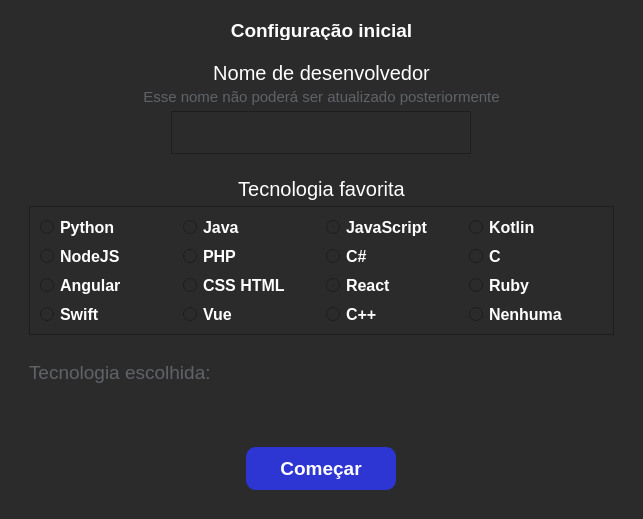
<?xml version="1.0" encoding="UTF-8"?>
<ui version="4.0">
 <class>Login</class>
 <widget class="QDialog" name="Login">
  <property name="windowModality">
   <enum>Qt::WindowModal</enum>
  </property>
  <property name="geometry">
   <rect>
    <x>0</x>
    <y>0</y>
    <width>643</width>
    <height>519</height>
   </rect>
  </property>
  <property name="minimumSize">
   <size>
    <width>643</width>
    <height>519</height>
   </size>
  </property>
  <property name="maximumSize">
   <size>
    <width>643</width>
    <height>519</height>
   </size>
  </property>
  <property name="windowTitle">
   <string>Chat developer </string>
  </property>
  <property name="windowIcon">
   <iconset resource="../resources/resources.qrc">
    <normaloff>:/icons/logo_chat.png</normaloff>:/icons/logo_chat.png</iconset>
  </property>
  <property name="styleSheet">
   <string notr="true">background-color: rgb(43, 43, 43);</string>
  </property>
  <property name="modal">
   <bool>true</bool>
  </property>
  <layout class="QVBoxLayout" name="verticalLayout">
   <item>
    <widget class="QFrame" name="frame">
     <property name="minimumSize">
      <size>
       <width>604</width>
       <height>501</height>
      </size>
     </property>
     <property name="maximumSize">
      <size>
       <width>626</width>
       <height>501</height>
      </size>
     </property>
     <property name="frameShape">
      <enum>QFrame::NoFrame</enum>
     </property>
     <property name="frameShadow">
      <enum>QFrame::Raised</enum>
     </property>
     <layout class="QVBoxLayout" name="verticalLayout_2">
      <property name="spacing">
       <number>9</number>
      </property>
      <property name="bottomMargin">
       <number>0</number>
      </property>
      <item>
       <widget class="QLabel" name="label">
        <property name="maximumSize">
         <size>
          <width>16777215</width>
          <height>20</height>
         </size>
        </property>
        <property name="font">
         <font>
          <pointsize>14</pointsize>
          <weight>75</weight>
          <bold>true</bold>
         </font>
        </property>
        <property name="styleSheet">
         <string notr="true">color:white</string>
        </property>
        <property name="text">
         <string>Configuração inicial</string>
        </property>
        <property name="alignment">
         <set>Qt::AlignCenter</set>
        </property>
       </widget>
      </item>
      <item>
       <widget class="QFrame" name="frame_2">
        <property name="frameShape">
         <enum>QFrame::NoFrame</enum>
        </property>
        <property name="frameShadow">
         <enum>QFrame::Raised</enum>
        </property>
        <layout class="QVBoxLayout" name="verticalLayout_4">
         <property name="spacing">
          <number>0</number>
         </property>
         <property name="leftMargin">
          <number>0</number>
         </property>
         <property name="topMargin">
          <number>11</number>
         </property>
         <property name="rightMargin">
          <number>0</number>
         </property>
         <property name="bottomMargin">
          <number>0</number>
         </property>
         <item alignment="Qt::AlignVCenter">
          <widget class="QFrame" name="frame_3">
           <property name="maximumSize">
            <size>
             <width>16777215</width>
             <height>117</height>
            </size>
           </property>
           <property name="frameShape">
            <enum>QFrame::NoFrame</enum>
           </property>
           <property name="frameShadow">
            <enum>QFrame::Raised</enum>
           </property>
           <layout class="QVBoxLayout" name="verticalLayout_3">
            <property name="spacing">
             <number>5</number>
            </property>
            <property name="leftMargin">
             <number>0</number>
            </property>
            <property name="topMargin">
             <number>3</number>
            </property>
            <property name="rightMargin">
             <number>0</number>
            </property>
            <property name="bottomMargin">
             <number>0</number>
            </property>
            <item>
             <widget class="QLabel" name="label_2">
              <property name="maximumSize">
               <size>
                <width>16777215</width>
                <height>20</height>
               </size>
              </property>
              <property name="font">
               <font>
                <pointsize>15</pointsize>
               </font>
              </property>
              <property name="styleSheet">
               <string notr="true">color:white</string>
              </property>
              <property name="text">
               <string>Nome de desenvolvedor</string>
              </property>
              <property name="alignment">
               <set>Qt::AlignCenter</set>
              </property>
             </widget>
            </item>
            <item>
             <widget class="QLabel" name="label_8">
              <property name="font">
               <font>
                <pointsize>11</pointsize>
               </font>
              </property>
              <property name="styleSheet">
               <string notr="true">color:#5f6368</string>
              </property>
              <property name="text">
               <string>Esse nome não poderá ser atualizado posteriormente</string>
              </property>
              <property name="alignment">
               <set>Qt::AlignCenter</set>
              </property>
             </widget>
            </item>
            <item alignment="Qt::AlignHCenter|Qt::AlignVCenter">
             <widget class="QLineEdit" name="input_nome">
              <property name="minimumSize">
               <size>
                <width>300</width>
                <height>0</height>
               </size>
              </property>
              <property name="font">
               <font>
                <pointsize>13</pointsize>
               </font>
              </property>
              <property name="styleSheet">
               <string notr="true">QLineEdit{
padding:10px;color:white;outline:0;border:1px solid  rgb(30, 30, 30)
}
QLineEdit:focus{
	border: 1px solid rgb(26, 95, 180)
}</string>
              </property>
             </widget>
            </item>
            <item>
             <widget class="QLabel" name="erro_nome">
              <property name="font">
               <font>
                <pointsize>12</pointsize>
               </font>
              </property>
              <property name="styleSheet">
               <string notr="true">color: rgb(237, 51, 59);</string>
              </property>
              <property name="text">
               <string/>
              </property>
              <property name="alignment">
               <set>Qt::AlignCenter</set>
              </property>
             </widget>
            </item>
           </layout>
          </widget>
         </item>
         <item>
          <widget class="QFrame" name="frame_4">
           <property name="minimumSize">
            <size>
             <width>0</width>
             <height>235</height>
            </size>
           </property>
           <property name="frameShape">
            <enum>QFrame::NoFrame</enum>
           </property>
           <property name="frameShadow">
            <enum>QFrame::Raised</enum>
           </property>
           <layout class="QVBoxLayout" name="verticalLayout_5">
            <property name="spacing">
             <number>5</number>
            </property>
            <property name="topMargin">
             <number>0</number>
            </property>
            <property name="bottomMargin">
             <number>0</number>
            </property>
            <item alignment="Qt::AlignVCenter">
             <widget class="QLabel" name="label_3">
              <property name="maximumSize">
               <size>
                <width>16777215</width>
                <height>24</height>
               </size>
              </property>
              <property name="font">
               <font>
                <pointsize>15</pointsize>
               </font>
              </property>
              <property name="styleSheet">
               <string notr="true">color:white</string>
              </property>
              <property name="text">
               <string>Tecnologia favorita</string>
              </property>
              <property name="alignment">
               <set>Qt::AlignCenter</set>
              </property>
             </widget>
            </item>
            <item>
             <widget class="QFrame" name="frame_5">
              <property name="font">
               <font>
                <pointsize>12</pointsize>
                <weight>75</weight>
                <bold>true</bold>
               </font>
              </property>
              <property name="styleSheet">
               <string notr="true">border:1px solid  rgb(30, 30, 30)</string>
              </property>
              <property name="frameShape">
               <enum>QFrame::NoFrame</enum>
              </property>
              <property name="frameShadow">
               <enum>QFrame::Raised</enum>
              </property>
              <layout class="QVBoxLayout" name="verticalLayout_7">
               <property name="leftMargin">
                <number>0</number>
               </property>
               <property name="topMargin">
                <number>0</number>
               </property>
               <property name="rightMargin">
                <number>0</number>
               </property>
               <property name="bottomMargin">
                <number>0</number>
               </property>
               <item>
                <widget class="QGroupBox" name="groupBox">
                 <property name="styleSheet">
                  <string notr="true">border:0</string>
                 </property>
                 <property name="title">
                  <string/>
                 </property>
                 <layout class="QGridLayout" name="gridLayout_3">
                  <property name="leftMargin">
                   <number>9</number>
                  </property>
                  <property name="topMargin">
                   <number>9</number>
                  </property>
                  <property name="rightMargin">
                   <number>9</number>
                  </property>
                  <property name="bottomMargin">
                   <number>9</number>
                  </property>
                  <property name="spacing">
                   <number>9</number>
                  </property>
                  <item row="0" column="0">
                   <widget class="QRadioButton" name="radioButton_python">
                    <property name="font">
                     <font>
                      <pointsize>12</pointsize>
                      <weight>75</weight>
                      <bold>true</bold>
                     </font>
                    </property>
                    <property name="styleSheet">
                     <string notr="true">color:white;border:0;outline:0</string>
                    </property>
                    <property name="text">
                     <string>Python</string>
                    </property>
                    <property name="icon">
                     <iconset resource="../resources/resources.qrc">
                      <normaloff>:/icons/python</normaloff>:/icons/python</iconset>
                    </property>
                    <property name="iconSize">
                     <size>
                      <width>22</width>
                      <height>22</height>
                     </size>
                    </property>
                   </widget>
                  </item>
                  <item row="2" column="0">
                   <widget class="QRadioButton" name="radioButton_argular">
                    <property name="font">
                     <font>
                      <pointsize>12</pointsize>
                      <weight>75</weight>
                      <bold>true</bold>
                     </font>
                    </property>
                    <property name="styleSheet">
                     <string notr="true">color:white;border:0;outline:0</string>
                    </property>
                    <property name="text">
                     <string>Angular</string>
                    </property>
                    <property name="icon">
                     <iconset resource="../resources/resources.qrc">
                      <normaloff>:/icons/angular</normaloff>:/icons/angular</iconset>
                    </property>
                    <property name="iconSize">
                     <size>
                      <width>23</width>
                      <height>26</height>
                     </size>
                    </property>
                   </widget>
                  </item>
                  <item row="0" column="1">
                   <widget class="QRadioButton" name="radioButton_java">
                    <property name="font">
                     <font>
                      <pointsize>12</pointsize>
                      <weight>75</weight>
                      <bold>true</bold>
                     </font>
                    </property>
                    <property name="styleSheet">
                     <string notr="true">color:white;border:0;outline:0</string>
                    </property>
                    <property name="text">
                     <string>Java</string>
                    </property>
                    <property name="icon">
                     <iconset resource="../resources/resources.qrc">
                      <normaloff>:/icons/java</normaloff>:/icons/java</iconset>
                    </property>
                    <property name="iconSize">
                     <size>
                      <width>20</width>
                      <height>26</height>
                     </size>
                    </property>
                   </widget>
                  </item>
                  <item row="1" column="0">
                   <widget class="QRadioButton" name="radioButton_nodejs">
                    <property name="font">
                     <font>
                      <pointsize>12</pointsize>
                      <weight>75</weight>
                      <bold>true</bold>
                     </font>
                    </property>
                    <property name="styleSheet">
                     <string notr="true">color:white;border:0;outline:0</string>
                    </property>
                    <property name="text">
                     <string>NodeJS</string>
                    </property>
                    <property name="icon">
                     <iconset resource="../resources/resources.qrc">
                      <normaloff>:/icons/nodejs</normaloff>:/icons/nodejs</iconset>
                    </property>
                    <property name="iconSize">
                     <size>
                      <width>22</width>
                      <height>24</height>
                     </size>
                    </property>
                   </widget>
                  </item>
                  <item row="0" column="3">
                   <widget class="QRadioButton" name="radioButton_kotlin">
                    <property name="font">
                     <font>
                      <pointsize>12</pointsize>
                      <weight>75</weight>
                      <bold>true</bold>
                     </font>
                    </property>
                    <property name="styleSheet">
                     <string notr="true">color:white;border:0;outline:0</string>
                    </property>
                    <property name="text">
                     <string>Kotlin</string>
                    </property>
                    <property name="icon">
                     <iconset resource="../resources/resources.qrc">
                      <normaloff>:/icons/kotlin</normaloff>:/icons/kotlin</iconset>
                    </property>
                    <property name="iconSize">
                     <size>
                      <width>20</width>
                      <height>20</height>
                     </size>
                    </property>
                   </widget>
                  </item>
                  <item row="1" column="2">
                   <widget class="QRadioButton" name="radioButton_csharp">
                    <property name="font">
                     <font>
                      <pointsize>12</pointsize>
                      <weight>75</weight>
                      <bold>true</bold>
                     </font>
                    </property>
                    <property name="styleSheet">
                     <string notr="true">color:white;border:0;outline:0</string>
                    </property>
                    <property name="text">
                     <string>C#</string>
                    </property>
                    <property name="icon">
                     <iconset resource="../resources/resources.qrc">
                      <normaloff>:/icons/c#</normaloff>:/icons/c#</iconset>
                    </property>
                    <property name="iconSize">
                     <size>
                      <width>23</width>
                      <height>26</height>
                     </size>
                    </property>
                   </widget>
                  </item>
                  <item row="2" column="2">
                   <widget class="QRadioButton" name="radioButton_react">
                    <property name="font">
                     <font>
                      <pointsize>12</pointsize>
                      <weight>75</weight>
                      <bold>true</bold>
                     </font>
                    </property>
                    <property name="styleSheet">
                     <string notr="true">color:white;border:0;outline:0</string>
                    </property>
                    <property name="text">
                     <string>React</string>
                    </property>
                    <property name="icon">
                     <iconset resource="../resources/resources.qrc">
                      <normaloff>:/icons/react</normaloff>:/icons/react</iconset>
                    </property>
                    <property name="iconSize">
                     <size>
                      <width>23</width>
                      <height>26</height>
                     </size>
                    </property>
                   </widget>
                  </item>
                  <item row="2" column="1">
                   <widget class="QRadioButton" name="radioButton_web">
                    <property name="font">
                     <font>
                      <pointsize>12</pointsize>
                      <weight>75</weight>
                      <bold>true</bold>
                     </font>
                    </property>
                    <property name="styleSheet">
                     <string notr="true">color:white;border:0;outline:0</string>
                    </property>
                    <property name="text">
                     <string>CSS HTML</string>
                    </property>
                    <property name="icon">
                     <iconset resource="../resources/resources.qrc">
                      <normaloff>:/icons/css html</normaloff>:/icons/css html</iconset>
                    </property>
                    <property name="iconSize">
                     <size>
                      <width>29</width>
                      <height>24</height>
                     </size>
                    </property>
                   </widget>
                  </item>
                  <item row="3" column="2">
                   <widget class="QRadioButton" name="radioButton_cmais">
                    <property name="font">
                     <font>
                      <pointsize>12</pointsize>
                      <weight>75</weight>
                      <bold>true</bold>
                     </font>
                    </property>
                    <property name="styleSheet">
                     <string notr="true">color:white;border:0;outline:0</string>
                    </property>
                    <property name="text">
                     <string>C++</string>
                    </property>
                    <property name="icon">
                     <iconset resource="../resources/resources.qrc">
                      <normaloff>:/icons/c++</normaloff>:/icons/c++</iconset>
                    </property>
                    <property name="iconSize">
                     <size>
                      <width>23</width>
                      <height>29</height>
                     </size>
                    </property>
                   </widget>
                  </item>
                  <item row="3" column="0">
                   <widget class="QRadioButton" name="radioButton_swift">
                    <property name="font">
                     <font>
                      <pointsize>12</pointsize>
                      <weight>75</weight>
                      <bold>true</bold>
                     </font>
                    </property>
                    <property name="styleSheet">
                     <string notr="true">color:white;border:0;outline:0</string>
                    </property>
                    <property name="text">
                     <string>Swift</string>
                    </property>
                    <property name="icon">
                     <iconset resource="../resources/resources.qrc">
                      <normaloff>:/icons/swift</normaloff>:/icons/swift</iconset>
                    </property>
                    <property name="iconSize">
                     <size>
                      <width>23</width>
                      <height>26</height>
                     </size>
                    </property>
                   </widget>
                  </item>
                  <item row="3" column="1">
                   <widget class="QRadioButton" name="radioButton_vue">
                    <property name="font">
                     <font>
                      <pointsize>12</pointsize>
                      <weight>75</weight>
                      <bold>true</bold>
                     </font>
                    </property>
                    <property name="styleSheet">
                     <string notr="true">color:white;border:0;outline:0</string>
                    </property>
                    <property name="text">
                     <string>Vue</string>
                    </property>
                    <property name="icon">
                     <iconset resource="../resources/resources.qrc">
                      <normaloff>:/icons/vue</normaloff>:/icons/vue</iconset>
                    </property>
                    <property name="iconSize">
                     <size>
                      <width>23</width>
                      <height>23</height>
                     </size>
                    </property>
                   </widget>
                  </item>
                  <item row="0" column="2">
                   <widget class="QRadioButton" name="radioButton_javascript">
                    <property name="font">
                     <font>
                      <pointsize>12</pointsize>
                      <weight>75</weight>
                      <bold>true</bold>
                     </font>
                    </property>
                    <property name="styleSheet">
                     <string notr="true">color:white;border:0;outline:0</string>
                    </property>
                    <property name="text">
                     <string>JavaScript</string>
                    </property>
                    <property name="icon">
                     <iconset resource="../resources/resources.qrc">
                      <normaloff>:/icons/javascript</normaloff>:/icons/javascript</iconset>
                    </property>
                    <property name="iconSize">
                     <size>
                      <width>20</width>
                      <height>20</height>
                     </size>
                    </property>
                   </widget>
                  </item>
                  <item row="1" column="1">
                   <widget class="QRadioButton" name="radioButton_php">
                    <property name="font">
                     <font>
                      <pointsize>12</pointsize>
                      <weight>75</weight>
                      <bold>true</bold>
                     </font>
                    </property>
                    <property name="styleSheet">
                     <string notr="true">color:white;border:0;outline:0</string>
                    </property>
                    <property name="text">
                     <string>PHP</string>
                    </property>
                    <property name="icon">
                     <iconset resource="../resources/resources.qrc">
                      <normaloff>:/icons/php</normaloff>:/icons/php</iconset>
                    </property>
                    <property name="iconSize">
                     <size>
                      <width>35</width>
                      <height>30</height>
                     </size>
                    </property>
                   </widget>
                  </item>
                  <item row="3" column="3">
                   <widget class="QRadioButton" name="radioButton_nenhum">
                    <property name="font">
                     <font>
                      <pointsize>12</pointsize>
                      <weight>75</weight>
                      <bold>true</bold>
                     </font>
                    </property>
                    <property name="styleSheet">
                     <string notr="true">color:white;border:0;outline:0</string>
                    </property>
                    <property name="text">
                     <string>Nenhuma</string>
                    </property>
                    <property name="icon">
                     <iconset resource="../resources/resources.qrc">
                      <normaloff>:/icons/nenhuma</normaloff>:/icons/nenhuma</iconset>
                    </property>
                    <property name="iconSize">
                     <size>
                      <width>27</width>
                      <height>28</height>
                     </size>
                    </property>
                   </widget>
                  </item>
                  <item row="1" column="3">
                   <widget class="QRadioButton" name="radioButton_c">
                    <property name="font">
                     <font>
                      <pointsize>12</pointsize>
                      <weight>75</weight>
                      <bold>true</bold>
                     </font>
                    </property>
                    <property name="styleSheet">
                     <string notr="true">color:white;border:0;outline:0</string>
                    </property>
                    <property name="text">
                     <string>C</string>
                    </property>
                    <property name="icon">
                     <iconset resource="../resources/resources.qrc">
                      <normaloff>:/icons/c</normaloff>:/icons/c</iconset>
                    </property>
                    <property name="iconSize">
                     <size>
                      <width>23</width>
                      <height>26</height>
                     </size>
                    </property>
                   </widget>
                  </item>
                  <item row="2" column="3">
                   <widget class="QRadioButton" name="radioButton_ruby">
                    <property name="font">
                     <font>
                      <pointsize>12</pointsize>
                      <weight>75</weight>
                      <bold>true</bold>
                     </font>
                    </property>
                    <property name="styleSheet">
                     <string notr="true">color:white;border:0;outline:0</string>
                    </property>
                    <property name="text">
                     <string>Ruby</string>
                    </property>
                    <property name="icon">
                     <iconset resource="../resources/resources.qrc">
                      <normaloff>:/icons/ruby</normaloff>:/icons/ruby</iconset>
                    </property>
                    <property name="iconSize">
                     <size>
                      <width>22</width>
                      <height>23</height>
                     </size>
                    </property>
                   </widget>
                  </item>
                 </layout>
                </widget>
               </item>
              </layout>
             </widget>
            </item>
            <item alignment="Qt::AlignLeft">
             <widget class="QFrame" name="frame_7">
              <property name="minimumSize">
               <size>
                <width>0</width>
                <height>37</height>
               </size>
              </property>
              <property name="frameShape">
               <enum>QFrame::NoFrame</enum>
              </property>
              <property name="frameShadow">
               <enum>QFrame::Raised</enum>
              </property>
              <layout class="QHBoxLayout" name="horizontalLayout">
               <property name="leftMargin">
                <number>0</number>
               </property>
               <property name="topMargin">
                <number>12</number>
               </property>
               <property name="rightMargin">
                <number>0</number>
               </property>
               <property name="bottomMargin">
                <number>0</number>
               </property>
               <item alignment="Qt::AlignLeft">
                <widget class="QLabel" name="label_6">
                 <property name="font">
                  <font>
                   <pointsize>14</pointsize>
                   <weight>50</weight>
                   <bold>false</bold>
                  </font>
                 </property>
                 <property name="styleSheet">
                  <string notr="true">color:#5f6368</string>
                 </property>
                 <property name="text">
                  <string>Tecnologia escolhida:</string>
                 </property>
                </widget>
               </item>
               <item alignment="Qt::AlignLeft">
                <widget class="QPushButton" name="tec_escolhida">
                 <property name="minimumSize">
                  <size>
                   <width>0</width>
                   <height>41</height>
                  </size>
                 </property>
                 <property name="font">
                  <font>
                   <pointsize>14</pointsize>
                   <weight>75</weight>
                   <bold>true</bold>
                  </font>
                 </property>
                 <property name="styleSheet">
                  <string notr="true">border:0;color:white</string>
                 </property>
                 <property name="text">
                  <string/>
                 </property>
                 <property name="iconSize">
                  <size>
                   <width>45</width>
                   <height>32</height>
                  </size>
                 </property>
                </widget>
               </item>
              </layout>
             </widget>
            </item>
            <item>
             <widget class="QLabel" name="erro_tecnologia">
              <property name="font">
               <font>
                <pointsize>12</pointsize>
               </font>
              </property>
              <property name="styleSheet">
               <string notr="true">color: rgb(237, 51, 59);</string>
              </property>
              <property name="text">
               <string/>
              </property>
              <property name="alignment">
               <set>Qt::AlignCenter</set>
              </property>
             </widget>
            </item>
           </layout>
          </widget>
         </item>
        </layout>
       </widget>
      </item>
      <item alignment="Qt::AlignHCenter|Qt::AlignVCenter">
       <widget class="QFrame" name="frame_6">
        <property name="frameShape">
         <enum>QFrame::NoFrame</enum>
        </property>
        <property name="frameShadow">
         <enum>QFrame::Raised</enum>
        </property>
        <layout class="QVBoxLayout" name="verticalLayout_6">
         <property name="spacing">
          <number>0</number>
         </property>
         <property name="leftMargin">
          <number>0</number>
         </property>
         <property name="topMargin">
          <number>0</number>
         </property>
         <property name="rightMargin">
          <number>0</number>
         </property>
         <property name="bottomMargin">
          <number>0</number>
         </property>
         <item>
          <widget class="QPushButton" name="btn_comecar">
           <property name="minimumSize">
            <size>
             <width>150</width>
             <height>0</height>
            </size>
           </property>
           <property name="font">
            <font>
             <pointsize>14</pointsize>
             <weight>75</weight>
             <bold>true</bold>
            </font>
           </property>
           <property name="cursor">
            <cursorShape>PointingHandCursor</cursorShape>
           </property>
           <property name="styleSheet">
            <string notr="true">color: rgb(255, 255, 255);
background-color: rgb(45, 53, 211);
border:0;
padding:10px;
border-radius:10px;outline:0</string>
           </property>
           <property name="text">
            <string>Começar</string>
           </property>
          </widget>
         </item>
        </layout>
       </widget>
      </item>
     </layout>
    </widget>
   </item>
  </layout>
 </widget>
 <resources>
  <include location="../resources/resources.qrc"/>
 </resources>
 <connections/>
</ui>
